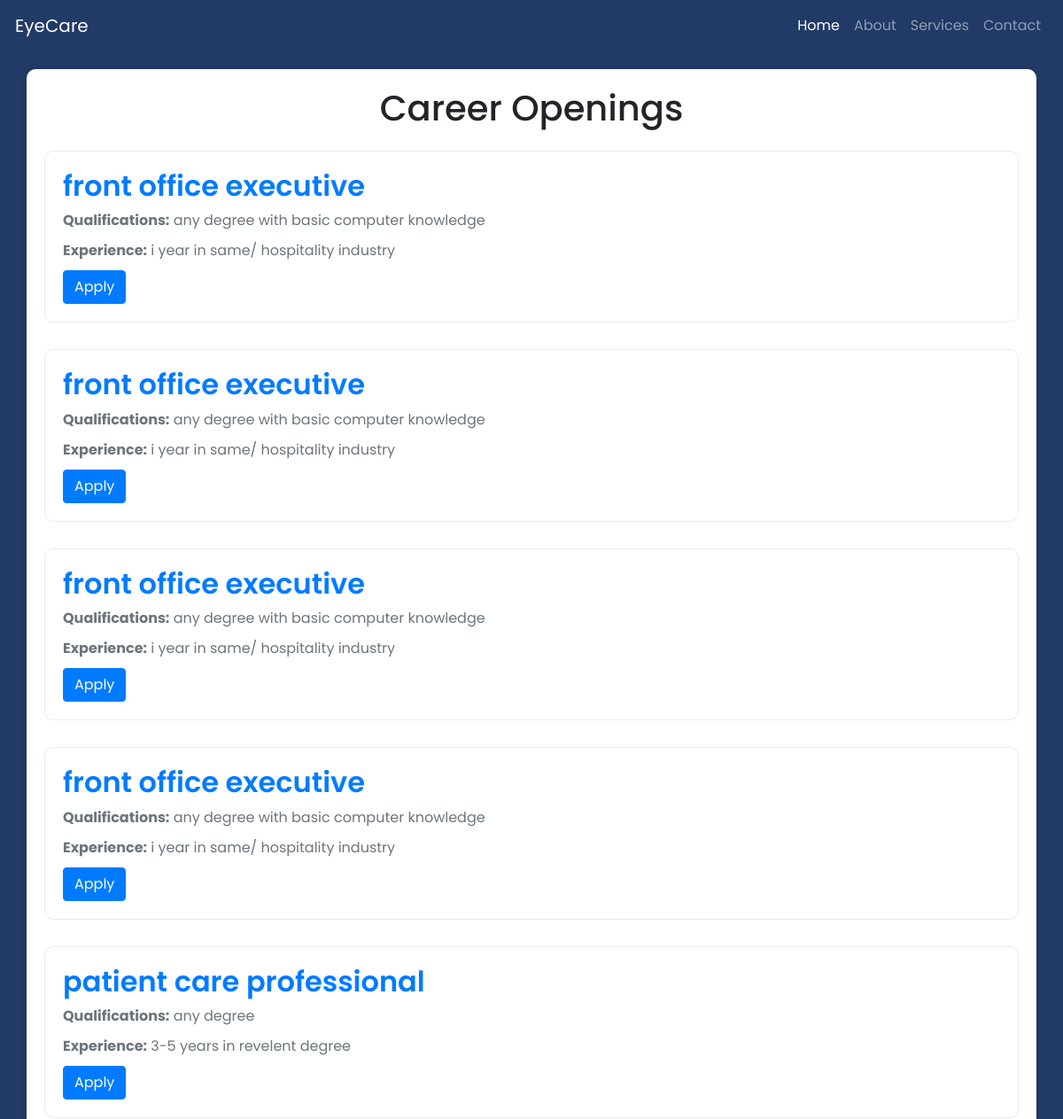
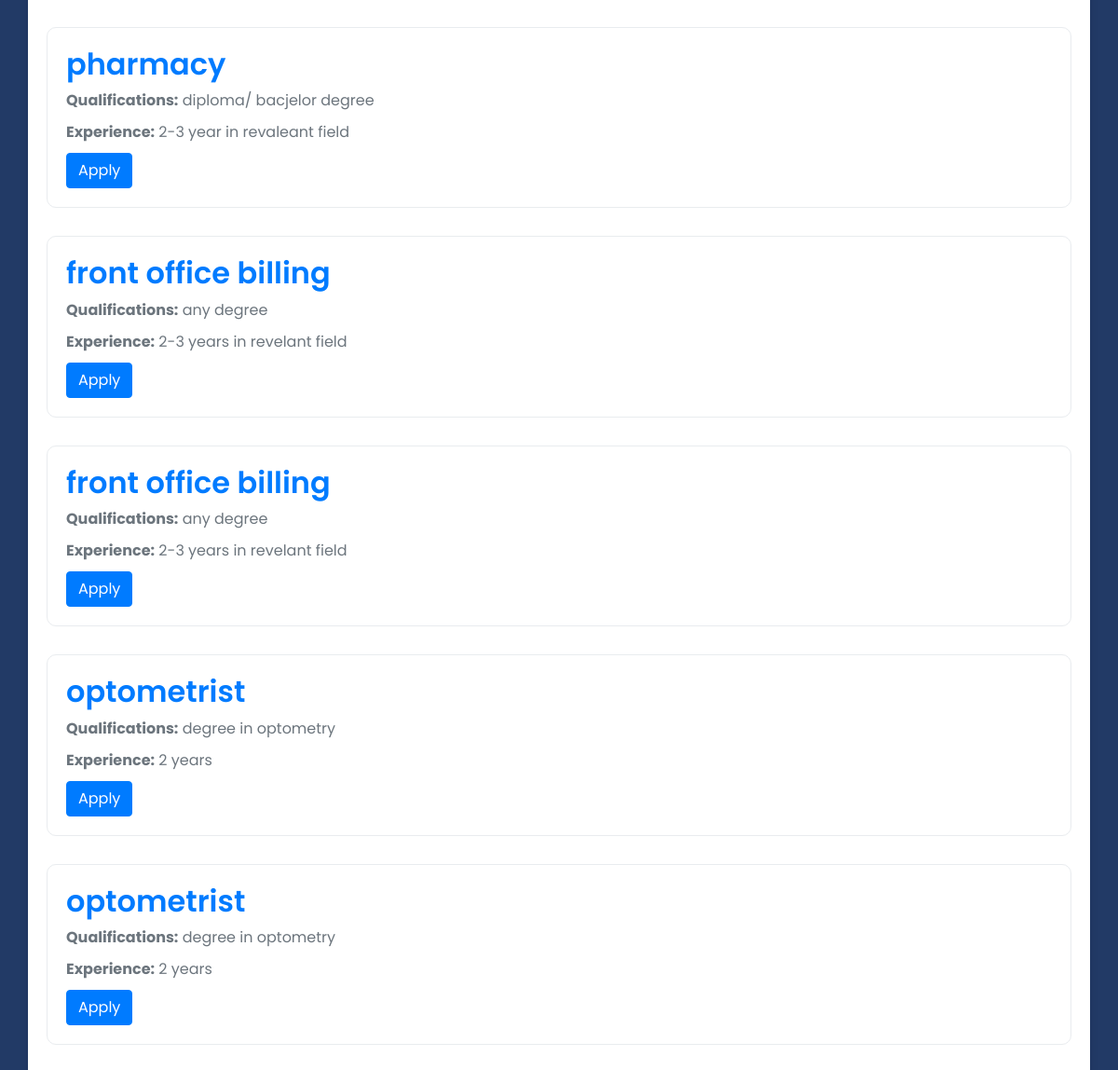
The app's page /career-openings/ with its own data (2 pictures, top to bottom).
### eyeapp/models.py (models this page shows, shortened)
class CareerOpening(models.Model):
    job_designation = models.CharField(max_length=100,null=True, blank=True)
    qualifications = models.TextField(null=True, blank=True)
    experience = models.CharField(max_length=50,null=True, blank=True)
    vacancies = models.PositiveIntegerField(default=1,null=True, blank=True)  # Defaulting to 1 vacancy

### eyeapp/views.py (the view)
# urls.py: path('career-openings/', views.career_openings, name='career_openings'),
def career_openings(request):
    career_openings = CareerOpening.objects.all()
    return render(request, 'career_openings.html', {'career_openings': career_openings})

### templates/career_openings.html (shortened to what this page needs)
{% load static %}
<!DOCTYPE html>
<html lang="en">
<head>
    <link href="https://maxcdn.bootstrapcdn.com/bootstrap/4.5.2/css/bootstrap.min.css" rel="stylesheet">
</head>
<body>
    <nav class="navbar navbar-expand-lg navbar-dark">
        <a class="navbar-brand" href="#">EyeCare</a>
        <div class="collapse navbar-collapse" id="navbarNav">
            <ul class="navbar-nav ml-auto">
                <li class="nav-item active">
                    <a class="nav-link" href="{% url 'index' %}">Home <span class="sr-only">(current)</span></a>
                </li>
                <li class="nav-item">
                    <a class="nav-link" href="#">About</a>
                </li>
                <li class="nav-item">
                    <a class="nav-link" href="#">Services</a>
                </li>
                <li class="nav-item">
                    <a class="nav-link" href="#">Contact</a>
                </li>
            </ul>
        </div>
    </nav>
    <div class="container">
        <h1 class="text-center mb-4" style="font-family: 'Poppins', sans-serif;">Career Openings</h1>
        {% if career_openings %}
    {% for opening in career_openings %}
        <div class="career-opening">
            <h2>{{ opening.job_designation }}</h2>
            <p><strong>Qualifications:</strong> {{ opening.qualifications }}</p>
            <p><strong>Experience:</strong> {{ opening.experience }}</p>
            <a href="{% url 'job_application' opening.id %}" class="btn btn-primary apply-btn">Apply</a>
        </div>
    {% endfor %}
{% else %}
    <p class="text-center">No career openings available at the moment.</p>
{% endif %}
    </div>
</body>
</html>

### templates/career_openings.html (style rules this page uses)
body { font-family: 'Poppins', sans-serif; background-color: #223a66; margin: 0; padding: 0; }
.navbar { background-color: #223a66; border: 1px solid #223a66; }
.navbar-brand { color: #ffffff; }
.navbar-nav .nav-link { color: #ffffff; }
.container { padding: 20px; background-color: #fff; border-radius: 10px; box-shadow: 0 0 10px rgba(0, 0, 0, 0.1); margin-top: 20px; }
.career-opening { margin-bottom: 30px; border: 1px solid #e9ecef; padding: 20px; border-radius: 10px; background-color: #fff; transition: all 0.3s ease; }
.career-opening h2 { color: #007bff; font-weight: 600; }
.career-opening p { color: #6c757d; margin-bottom: 10px; }
.apply-btn { background-color: #007bff; border-color: #007bff; transition: all 0.3s ease; cursor: pointer; }

### records on screen
CareerOpening: job_designation "front office executive", qualifications "any degree with basic computer knowledge", experience "i year in same/ hospitality industry"
CareerOpening: job_designation "front office executive", qualifications "any degree with basic computer knowledge", experience "i year in same/ hospitality industry"
CareerOpening: job_designation "front office executive", qualifications "any degree with basic computer knowledge", experience "i year in same/ hospitality industry"
CareerOpening: job_designation "front office executive", qualifications "any degree with basic computer knowledge", experience "i year in same/ hospitality industry"
CareerOpening: job_designation "patient care professional", qualifications "any degree", experience "3-5 years in revelent degree"
CareerOpening: job_designation "pharmacy", qualifications "diploma/ bacjelor degree", experience "2-3 year in revaleant field"
CareerOpening: job_designation "front office billing", qualifications "any degree", experience "2-3 years in revelant field"
CareerOpening: job_designation "front office billing", qualifications "any degree", experience "2-3 years in revelant field"
CareerOpening: job_designation "optometrist", qualifications "degree in optometry", experience "2 years"
CareerOpening: job_designation "optometrist", qualifications "degree in optometry", experience "2 years"
